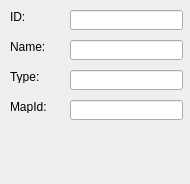
<?xml version="1.0" encoding="UTF-8"?>
<ui version="4.0">
 <class>UnitTypeInfoDialog</class>
 <widget class="QWidget" name="UnitTypeInfoDialog">
  <property name="geometry">
   <rect>
    <x>0</x>
    <y>0</y>
    <width>190</width>
    <height>184</height>
   </rect>
  </property>
  <property name="windowTitle">
   <string>UnitTypeInfoDialog</string>
  </property>
  <widget class="QLabel" name="labelId">
   <property name="geometry">
    <rect>
     <x>10</x>
     <y>10</y>
     <width>46</width>
     <height>13</height>
    </rect>
   </property>
   <property name="text">
    <string>ID:</string>
   </property>
  </widget>
  <widget class="QLineEdit" name="lineEditId">
   <property name="geometry">
    <rect>
     <x>70</x>
     <y>10</y>
     <width>113</width>
     <height>20</height>
    </rect>
   </property>
  </widget>
  <widget class="QLabel" name="labelName">
   <property name="geometry">
    <rect>
     <x>10</x>
     <y>40</y>
     <width>46</width>
     <height>13</height>
    </rect>
   </property>
   <property name="text">
    <string>Name:</string>
   </property>
  </widget>
  <widget class="QLineEdit" name="lineEditName">
   <property name="geometry">
    <rect>
     <x>70</x>
     <y>40</y>
     <width>113</width>
     <height>20</height>
    </rect>
   </property>
  </widget>
  <widget class="QLabel" name="labelType">
   <property name="geometry">
    <rect>
     <x>10</x>
     <y>70</y>
     <width>46</width>
     <height>13</height>
    </rect>
   </property>
   <property name="text">
    <string>Type:</string>
   </property>
  </widget>
  <widget class="QLineEdit" name="lineEditType">
   <property name="geometry">
    <rect>
     <x>70</x>
     <y>70</y>
     <width>113</width>
     <height>20</height>
    </rect>
   </property>
  </widget>
  <widget class="QLabel" name="labelType_2">
   <property name="geometry">
    <rect>
     <x>10</x>
     <y>100</y>
     <width>46</width>
     <height>13</height>
    </rect>
   </property>
   <property name="text">
    <string>MapId:</string>
   </property>
  </widget>
  <widget class="QLineEdit" name="lineEditMapId">
   <property name="geometry">
    <rect>
     <x>70</x>
     <y>100</y>
     <width>113</width>
     <height>20</height>
    </rect>
   </property>
  </widget>
 </widget>
 <resources/>
 <connections/>
</ui>
